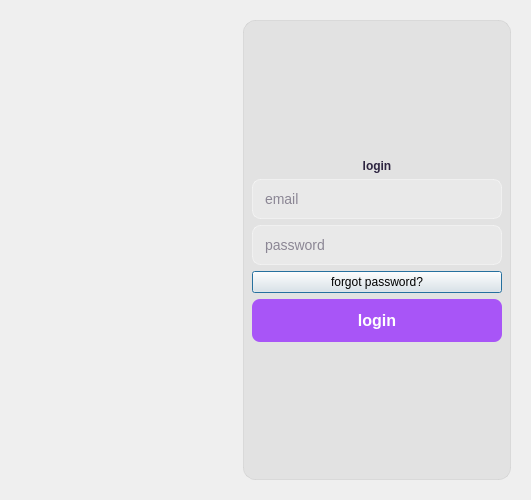
<?xml version="1.0" encoding="UTF-8"?>
<ui version="4.0">
 <class>login_dialog</class>
 <widget class="QDialog" name="login_dialog">
  <property name="geometry">
   <rect>
    <x>0</x>
    <y>0</y>
    <width>531</width>
    <height>500</height>
   </rect>
  </property>
  <property name="sizePolicy">
   <sizepolicy hsizetype="Maximum" vsizetype="Maximum">
    <horstretch>0</horstretch>
    <verstretch>0</verstretch>
   </sizepolicy>
  </property>
  <property name="minimumSize">
   <size>
    <width>531</width>
    <height>300</height>
   </size>
  </property>
  <property name="maximumSize">
   <size>
    <width>531</width>
    <height>500</height>
   </size>
  </property>
  <property name="windowTitle">
   <string>Dialog</string>
  </property>
  <property name="styleSheet">
   <string notr="true">/* -----------------------------------------
   DIALOG BACKGROUND WIDGET
----------------------------------------- */
QWidget#bg_widget {
    /* Full dialog background */
    /* FIX: Switched to background-image and related properties for a full background cover */
    background-image:url(:/icons/assets/sunset_2.jpg) ;
    background-repeat: no-repeat;
    background-position: center;
    background-size: cover; /* Tries to cover the entire area, similar to stretch */
    border: none;
}

/* -----------------------------------------
   FORM WIDGET (on top of background)
----------------------------------------- */
QWidget#form_widget {
    background-color: rgba(220, 220, 220, 0.7); /* translucent grey */
    border: 1px solid rgba(200, 200, 200, 0.5); /* subtle border */
    border-radius: 12px;
    padding: 20px;
}

/* -----------------------------------------
   LABELS INSIDE FORM
----------------------------------------- */
QWidget#form_widget QLabel {
    background: transparent;  /* completely transparent, no outline */
    color: #2D2440;           /* dark text */
    font-weight: 500;
    padding: 0;               /* remove any extra spacing */
    border: none;             /* ensure no borders */
}

/* -----------------------------------------
   FORM INPUTS
----------------------------------------- */
QLineEdit, QTextEdit {
    background-color: rgba(255, 255, 255, 0.25);
    border: 1px solid rgba(255, 255, 255, 0.4);
    border-radius: 8px;
    padding: 10px;
    color: #2D2440;
    font-size: 14px;
}

QLineEdit:focus, QTextEdit:focus {
    background-color: rgba(255, 255, 255, 0.35);
    border: 1px solid rgba(220, 180, 230, 0.8);
}

/* -----------------------------------------
   SIGNUP BUTTON
----------------------------------------- */
QPushButton#login_btn {
    background-color: #A855F7; /* solid purple */
    color: #FFFFFF;            /* white text */
    border: none;              /* clean look */
    border-radius: 8px;
    padding: 12px 20px;
    font-weight: 700;
    font-size: 16px;
}

QPushButton#login_btn:hover {
    background-color: #C084FC; /* lighter purple on hover */
}

QPushButton#login_btn:pressed {
    background-color: #9333EA; /* darker purple on press */
    transform: scale(0.97);
}

/* -----------------------------------------
   FORGOT PASSWORD BUTTON
----------------------------------------- */
QPushButton#forgot_password_btn {
    background-color: transparent;  /* no solid background */
    color: #6B7280;                 /* greyish text (Tailwind gray-500) */
    border: none;
    font-weight: 500;
    font-size: 13px;
    text-decoration: underline;     /* optional: make it look like a link */
    padding: 4px 0;
}

QPushButton#forgot_password_btn:hover {
    color: #4B5563;                 /* slightly darker grey on hover */
    cursor: pointer;                /* show pointer cursor */
}

</string>
  </property>
  <layout class="QHBoxLayout" name="horizontalLayout">
   <item>
    <widget class="QWidget" name="bg_widget" native="true">
     <layout class="QHBoxLayout" name="horizontalLayout_2">
      <item>
       <spacer name="horizontalSpacer">
        <property name="orientation">
         <enum>Qt::Orientation::Horizontal</enum>
        </property>
        <property name="sizeHint" stdset="0">
         <size>
          <width>40</width>
          <height>20</height>
         </size>
        </property>
       </spacer>
      </item>
      <item>
       <spacer name="horizontalSpacer_2">
        <property name="orientation">
         <enum>Qt::Orientation::Horizontal</enum>
        </property>
        <property name="sizeHint" stdset="0">
         <size>
          <width>40</width>
          <height>20</height>
         </size>
        </property>
       </spacer>
      </item>
      <item>
       <widget class="QWidget" name="form_widget" native="true">
        <property name="sizePolicy">
         <sizepolicy hsizetype="Minimum" vsizetype="Preferred">
          <horstretch>0</horstretch>
          <verstretch>0</verstretch>
         </sizepolicy>
        </property>
        <property name="minimumSize">
         <size>
          <width>260</width>
          <height>0</height>
         </size>
        </property>
        <layout class="QVBoxLayout" name="verticalLayout">
         <item>
          <spacer name="verticalSpacer_2">
           <property name="orientation">
            <enum>Qt::Orientation::Vertical</enum>
           </property>
           <property name="sizeHint" stdset="0">
            <size>
             <width>20</width>
             <height>40</height>
            </size>
           </property>
          </spacer>
         </item>
         <item>
          <widget class="QLabel" name="login_lbl">
           <property name="minimumSize">
            <size>
             <width>250</width>
             <height>0</height>
            </size>
           </property>
           <property name="maximumSize">
            <size>
             <width>250</width>
             <height>16777215</height>
            </size>
           </property>
           <property name="text">
            <string>login</string>
           </property>
           <property name="alignment">
            <set>Qt::AlignmentFlag::AlignCenter</set>
           </property>
          </widget>
         </item>
         <item>
          <widget class="QLineEdit" name="email_edt">
           <property name="sizePolicy">
            <sizepolicy hsizetype="Fixed" vsizetype="Fixed">
             <horstretch>0</horstretch>
             <verstretch>0</verstretch>
            </sizepolicy>
           </property>
           <property name="minimumSize">
            <size>
             <width>250</width>
             <height>0</height>
            </size>
           </property>
           <property name="maximumSize">
            <size>
             <width>250</width>
             <height>16777215</height>
            </size>
           </property>
           <property name="placeholderText">
            <string>email</string>
           </property>
          </widget>
         </item>
         <item>
          <widget class="QLineEdit" name="passwrd_edt">
           <property name="sizePolicy">
            <sizepolicy hsizetype="Fixed" vsizetype="Fixed">
             <horstretch>0</horstretch>
             <verstretch>0</verstretch>
            </sizepolicy>
           </property>
           <property name="minimumSize">
            <size>
             <width>250</width>
             <height>0</height>
            </size>
           </property>
           <property name="maximumSize">
            <size>
             <width>250</width>
             <height>16777215</height>
            </size>
           </property>
           <property name="placeholderText">
            <string>password</string>
           </property>
          </widget>
         </item>
         <item>
          <widget class="QPushButton" name="forgotpass_btn">
           <property name="text">
            <string>forgot password?</string>
           </property>
          </widget>
         </item>
         <item>
          <widget class="QPushButton" name="login_btn">
           <property name="minimumSize">
            <size>
             <width>250</width>
             <height>0</height>
            </size>
           </property>
           <property name="maximumSize">
            <size>
             <width>250</width>
             <height>16777215</height>
            </size>
           </property>
           <property name="text">
            <string>login</string>
           </property>
          </widget>
         </item>
         <item>
          <spacer name="verticalSpacer">
           <property name="orientation">
            <enum>Qt::Orientation::Vertical</enum>
           </property>
           <property name="sizeHint" stdset="0">
            <size>
             <width>20</width>
             <height>40</height>
            </size>
           </property>
          </spacer>
         </item>
        </layout>
       </widget>
      </item>
     </layout>
    </widget>
   </item>
  </layout>
 </widget>
 <resources>
  <include location="../resources.qrc"/>
 </resources>
 <connections/>
</ui>
